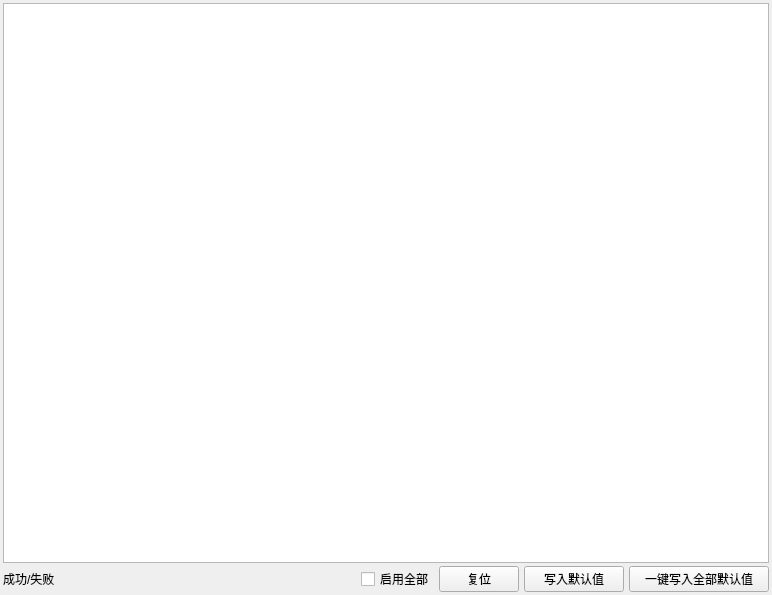
<?xml version="1.0" encoding="UTF-8"?>
<ui version="4.0">
 <class>DefaultValuesWidget</class>
 <widget class="QWidget" name="DefaultValuesWidget">
  <property name="geometry">
   <rect>
    <x>0</x>
    <y>0</y>
    <width>772</width>
    <height>595</height>
   </rect>
  </property>
  <property name="windowTitle">
   <string>变量默认值写入</string>
  </property>
  <layout class="QVBoxLayout" name="verticalLayout">
   <property name="spacing">
    <number>3</number>
   </property>
   <property name="leftMargin">
    <number>3</number>
   </property>
   <property name="topMargin">
    <number>3</number>
   </property>
   <property name="rightMargin">
    <number>3</number>
   </property>
   <property name="bottomMargin">
    <number>3</number>
   </property>
   <item>
    <widget class="QTableView" name="tableView_default_values">
     <property name="minimumSize">
      <size>
       <width>600</width>
       <height>0</height>
      </size>
     </property>
     <property name="maximumSize">
      <size>
       <width>16777215</width>
       <height>16777215</height>
      </size>
     </property>
     <property name="focusPolicy">
      <enum>Qt::FocusPolicy::NoFocus</enum>
     </property>
     <property name="selectionMode">
      <enum>QAbstractItemView::SelectionMode::SingleSelection</enum>
     </property>
     <property name="selectionBehavior">
      <enum>QAbstractItemView::SelectionBehavior::SelectRows</enum>
     </property>
     <property name="showGrid">
      <bool>false</bool>
     </property>
     <attribute name="horizontalHeaderHighlightSections">
      <bool>false</bool>
     </attribute>
     <attribute name="verticalHeaderVisible">
      <bool>false</bool>
     </attribute>
     <attribute name="verticalHeaderHighlightSections">
      <bool>false</bool>
     </attribute>
    </widget>
   </item>
   <item>
    <layout class="QHBoxLayout" name="horizontalLayout_8">
     <property name="spacing">
      <number>5</number>
     </property>
     <item>
      <widget class="QLabel" name="label_status">
       <property name="minimumSize">
        <size>
         <width>110</width>
         <height>0</height>
        </size>
       </property>
       <property name="maximumSize">
        <size>
         <width>110</width>
         <height>16777215</height>
        </size>
       </property>
       <property name="text">
        <string>成功/失败</string>
       </property>
      </widget>
     </item>
     <item>
      <spacer name="horizontalSpacer">
       <property name="orientation">
        <enum>Qt::Orientation::Horizontal</enum>
       </property>
       <property name="sizeHint" stdset="0">
        <size>
         <width>40</width>
         <height>20</height>
        </size>
       </property>
      </spacer>
     </item>
     <item>
      <widget class="QCheckBox" name="checkBox_enable_all_items">
       <property name="text">
        <string>启用全部</string>
       </property>
      </widget>
     </item>
     <item>
      <widget class="QPushButton" name="pbtn_reset">
       <property name="minimumSize">
        <size>
         <width>80</width>
         <height>26</height>
        </size>
       </property>
       <property name="maximumSize">
        <size>
         <width>80</width>
         <height>26</height>
        </size>
       </property>
       <property name="text">
        <string>复位</string>
       </property>
      </widget>
     </item>
     <item>
      <widget class="QPushButton" name="pbtn_write">
       <property name="minimumSize">
        <size>
         <width>100</width>
         <height>26</height>
        </size>
       </property>
       <property name="maximumSize">
        <size>
         <width>80</width>
         <height>26</height>
        </size>
       </property>
       <property name="text">
        <string>写入默认值</string>
       </property>
      </widget>
     </item>
     <item>
      <widget class="QPushButton" name="pbtn_write_all">
       <property name="minimumSize">
        <size>
         <width>140</width>
         <height>26</height>
        </size>
       </property>
       <property name="maximumSize">
        <size>
         <width>140</width>
         <height>26</height>
        </size>
       </property>
       <property name="text">
        <string>一键写入全部默认值</string>
       </property>
      </widget>
     </item>
    </layout>
   </item>
  </layout>
 </widget>
 <resources/>
 <connections/>
</ui>
